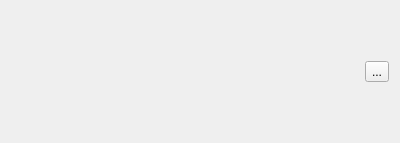
<?xml version="1.0" encoding="UTF-8"?>
<ui version="4.0">
 <class>MainToolBar</class>
 <widget class="QWidget" name="MainToolBar">
  <property name="geometry">
   <rect>
    <x>0</x>
    <y>0</y>
    <width>400</width>
    <height>143</height>
   </rect>
  </property>
  <property name="windowTitle">
   <string>Form</string>
  </property>
  <layout class="QHBoxLayout" name="horizontalLayout">
   <item>
    <widget class="QWidget" name="widget" native="true"/>
   </item>
   <item>
    <widget class="QToolButton" name="toolButton">
     <property name="text">
      <string>...</string>
     </property>
    </widget>
   </item>
  </layout>
 </widget>
 <resources/>
 <connections/>
</ui>
